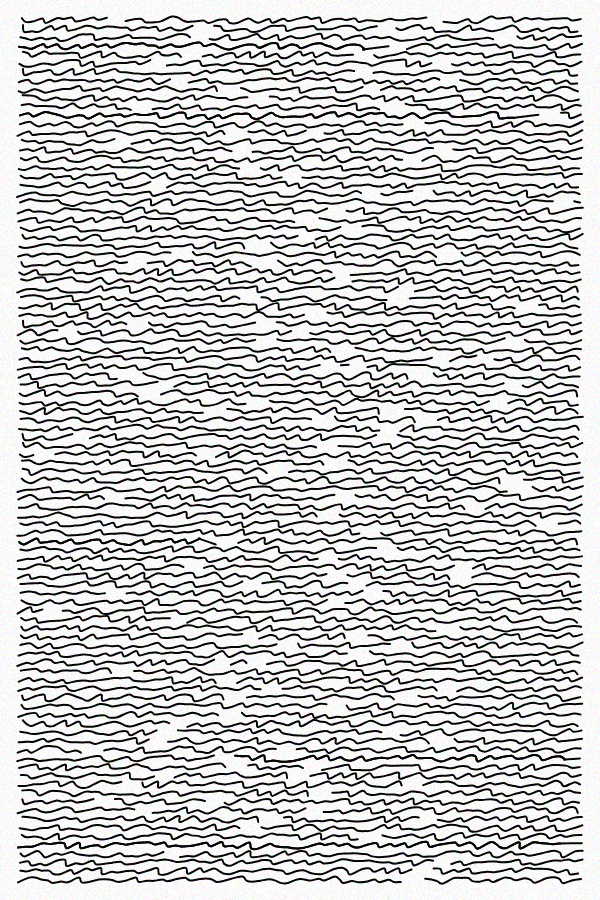
Frame 1 (no input)
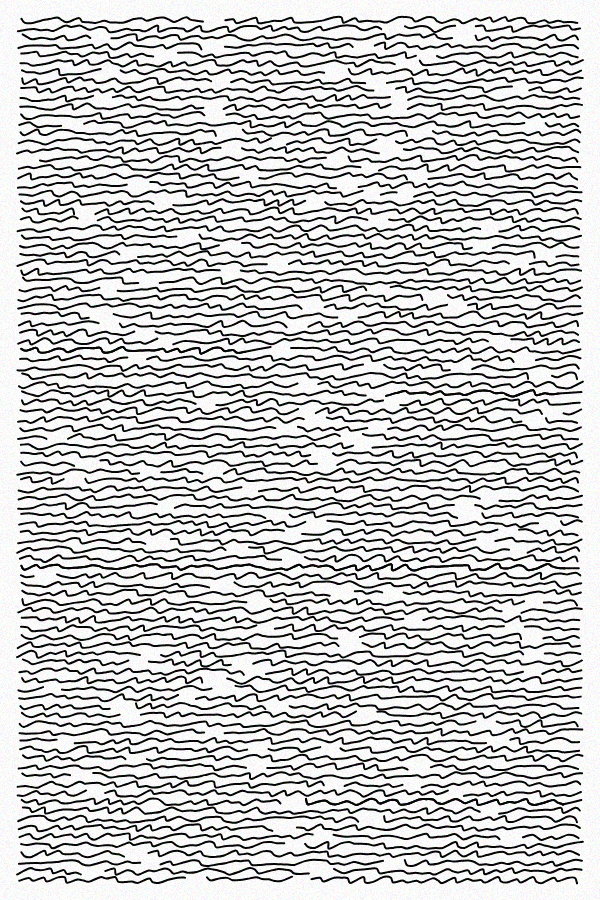
Frame 2 (the mouse pressed at the canvas centre, redrawn once)

The p5.js sketch that drew these frames (run headless with seeded random() and noise() and a simulated clock; the mouse was pressed at the canvas centre and the sketch redrawn once):

// p5.js sketch
// ── sketch.js
const NOISE_DIFF = 20;

let n_lines = 100;
let n_dots = 80;
let y_padding = 20;
let x_padding = 20;
let x_displacement = 3;
let y_displacement = 3;
let radius = 2;
let max_spaces = 4;
let space_width = 2;
let coupling = 1.1;

function setup() {
  createCanvas(600, 900);
  noiseDetail(4); // Adjust the noise detail for a smoother or rougher result
  strokeWeight(2);
  
}

function draw() {
  smooth();
  background(255);
  fill(0);


  noFill();
  noLoop();
  let padded_width = width - 2 * x_padding;
  let padded_height = height - 2 * y_padding;
  for (let i = 0; i < n_lines; i++) {
    y = y_padding + i * padded_height / (n_lines - 1);
    // determine how many words to place
    let num_words = floor(random(2, max_spaces));
    
    //draw n random segments
    let starts = new Array(num_words);
    let ends = new Array(num_words);
    let total = 0;

    //start at 0
    Array[0]=0;
    for(let i=1; i<=num_words;i++) {
      Array[i] = random(0, 1);
      total = total + Array[i];
    }

    // normalize lengths
    for(let i=1; i<=num_words;i++) {
      Array[i] *= (n_dots-1-space_width*(num_words-1))/total;
    }

    let rem = 0;
    total = 0;
    starts[0]=0;
    ends[num_words-1] = n_dots;

    // addition with remainder
    for(let i=0;i<=num_words;i++) {
      // get the updated remainder
      let new_rem = (Array[i]+rem)%1;

      Array[i] = total + round(Array[i]+rem);

      // only add spaces after the first word
      if(i>0) {
        ends[i-1] = Array[i];
        total = Array[i]+space_width;
              }

      starts[i] = total;
      
       // if we rounded up, subtract 1 from the remainder
      rem = new_rem-round(new_rem);
    }
    
    let word_number = 0;
    let skip_counter = 1;
    
    // word always starts at beginning of section
    beginShape();
    
    for (let j = 0; j < n_dots; j++) {
      //determine if this is the end of our word
      if(j==ends[word_number]) {
        word_number++;
        skip_counter = 2+space_width;
      }
      
      
      x = x_padding + j * padded_width / (n_dots - 1);
     let x_delta = random(-x_displacement, x_displacement);
      let y_delta = (1-coupling)*random(-y_displacement, y_displacement) 
      y_delta -=coupling * x_delta*y_displacement/x_displacement;
      
      if(skip_counter==2+space_width) {
        // This is the end of our shape
        curveVertex(x + x_delta, y + y_delta);
        curveVertex(x + x_delta, y + y_delta);
        endShape();
        skip_counter--;
      } else if (skip_counter<2*space_width & skip_counter>1) {
        // this is the space
        skip_counter--;
      } else if (skip_counter==1) {
        //this is the start of the next word
        beginShape();
        curveVertex(x + x_delta, y + y_delta);
        curveVertex(x + x_delta, y + y_delta);
        skip_counter --;
      } else {
        //this is inside of a word
        curveVertex(x + x_delta, y + y_delta);
      }
      
    }
  }
  
  // Add noise to the image
  loadPixels();
  // for (let i = 0; i < width; i++) {
  //   for (let j = 0; j < height; j++) {
  for (let i = 0; i < width; i++) {
    for (let j = 0; j < height * 4; j++) {
      let index = (i + j * width) * 4;
      let r = pixels[index];
      let g = pixels[index + 1];
      let b = pixels[index + 2];
      
      // Add noise to the color values
      r += random(-NOISE_DIFF, NOISE_DIFF);
      g += random(-NOISE_DIFF, NOISE_DIFF);
      b += random(-NOISE_DIFF, NOISE_DIFF);
      
      pixels[index] = r;
      pixels[index + 1] = g;
      pixels[index + 2] = b;
    }
  }
  updatePixels();
}
